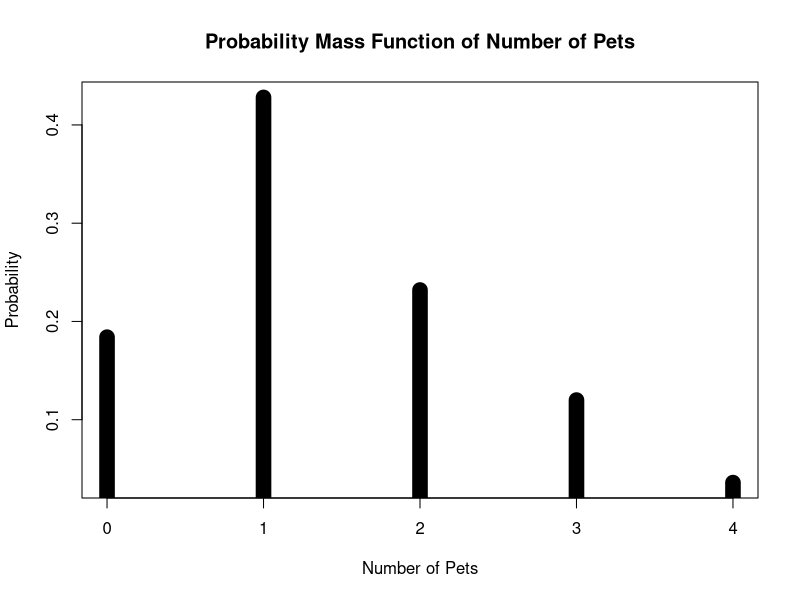
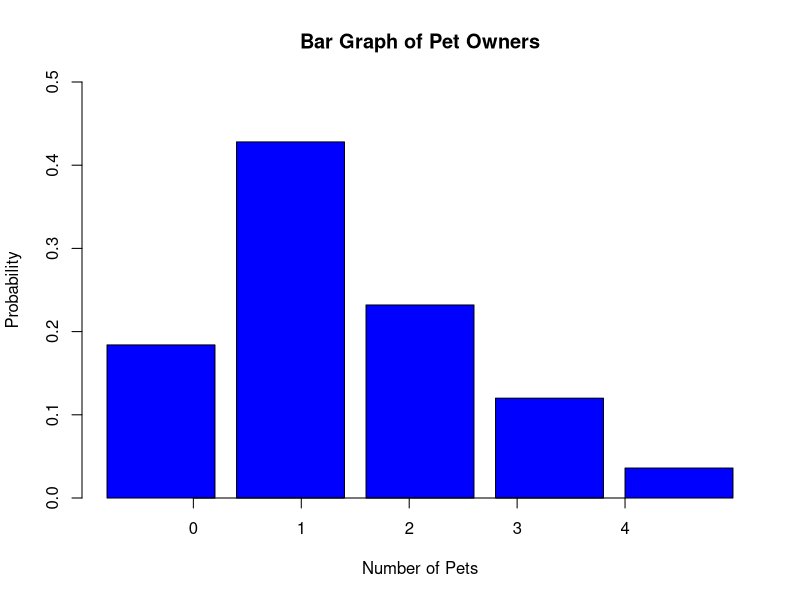
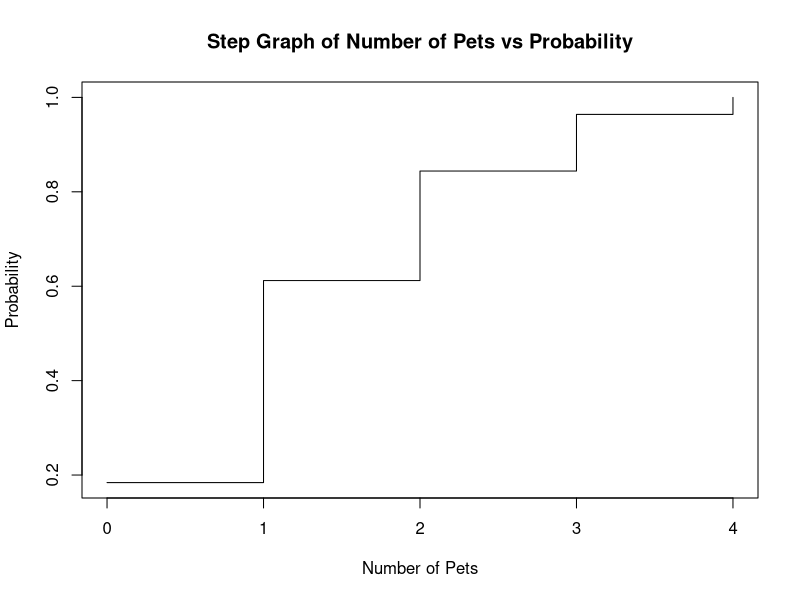
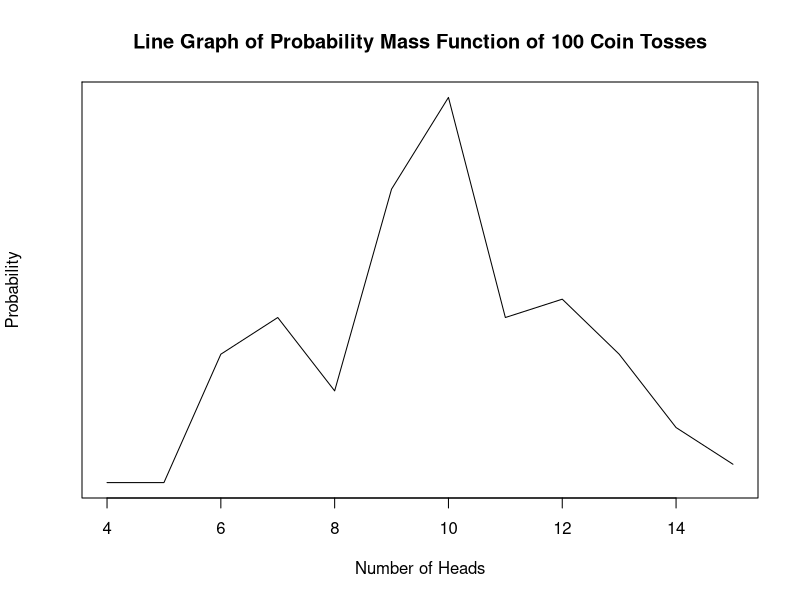
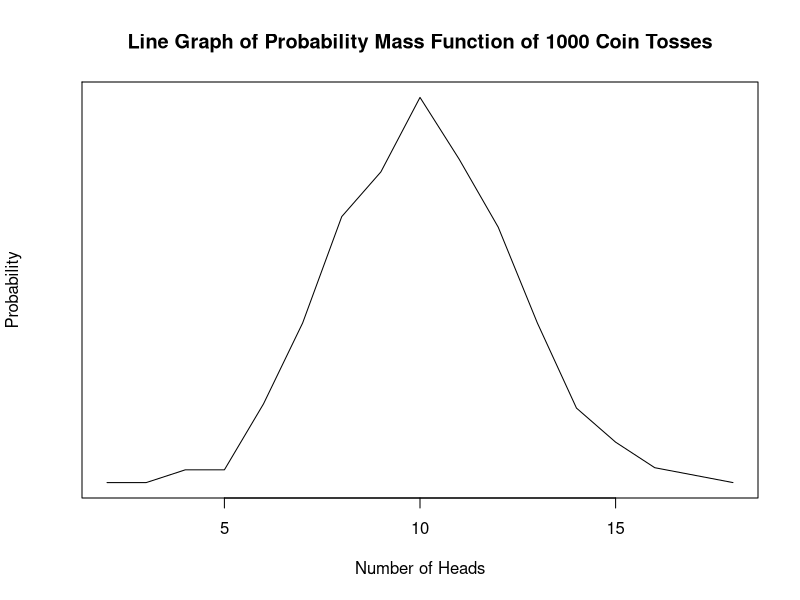
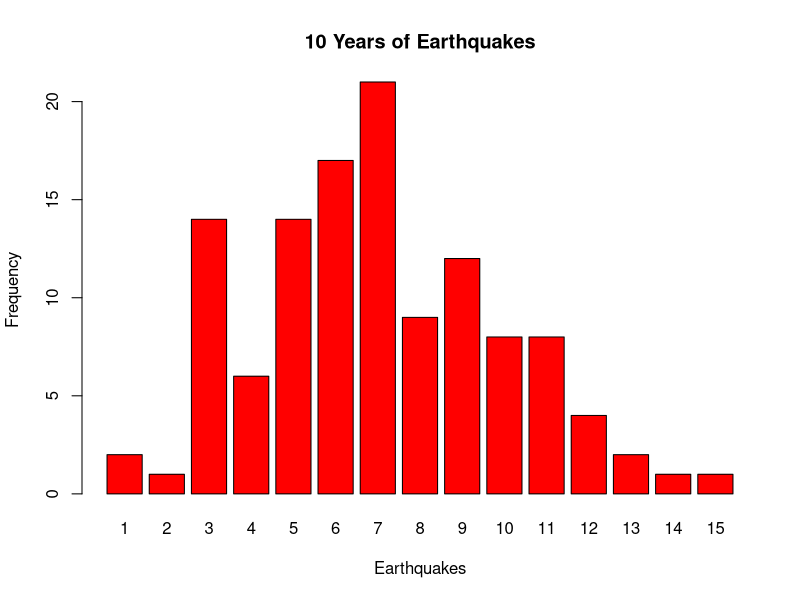
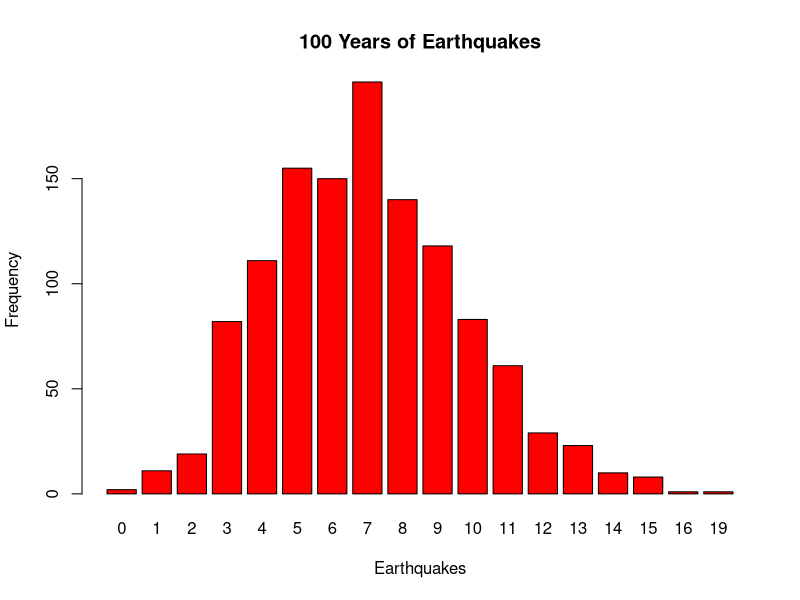
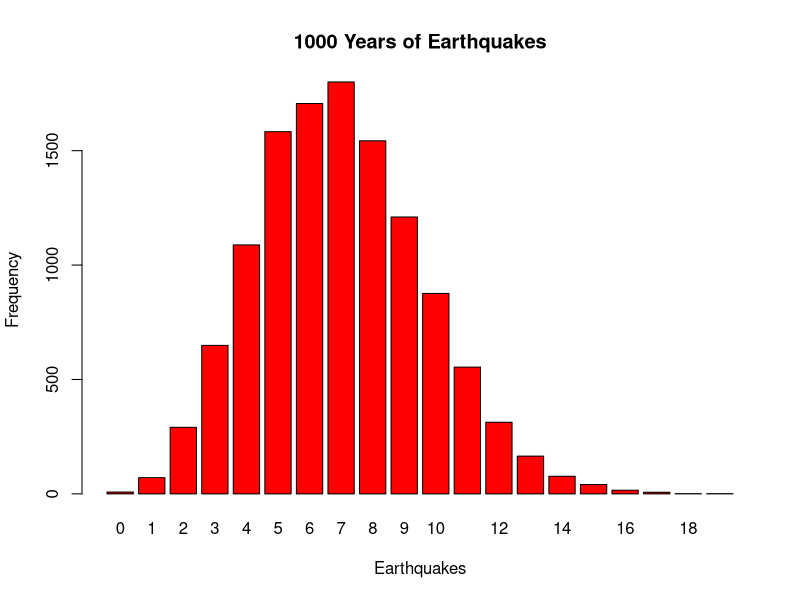

Reproduce these figures in R, in order.
## ---- chunk 1

# setting up a vector for possivle values of X
X <- c(0, 1, 2, 3, 4)

# displaying the vector for possible values of X
X

# finding the total number of pets
total_pets = 46 + 107 + 58 + 30 + 9
print(paste("Total Number of Pets: ", total_pets))

# calculating all the probabilities
no_pets_probability = 46 / total_pets
one_pet_probability = 107 / total_pets
two_pet_probability = 58 / total_pets
three_pet_proability = 30 / total_pets
four_pet_probability = 9 / total_pets

# setting up a vector for probabilities
p <- c(no_pets_probability, one_pet_probability, two_pet_probability, three_pet_proability, four_pet_probability)

# displaying the vector for probabilities
p

# binding both vectors into a single object
PMFPets = rbind(X, p)
print(PMFPets)


## ---- chunk 2

# saving the plot
png("C:/GitHub/StatisticsInR/wk_04/plots/PlotPets.png", width=800, height=600)

# the plottng of PMF in terms of numbers of pets vs probability
plot(X, p, type='h', main="Probability Mass Function of Number of Pets", xlab="Number of Pets", ylab="Probability", lwd=15)

# saving the plot
dev.off()


## ---- chunk 3

# saving the plot
png("C:/GitHub/StatisticsInR/wk_04/plots/BarPlot.png", width=800, height=600)

# the plotting of a bar plot 
barplot(p, col="blue", main="Bar Graph of Pet Owners", xlab="Number of Pets", ylab="Probability", ylim=c(0, 0.5))

# building a x-axis
axis(1, at = 1:length(X), labels = X)

# saving the plot
dev.off()


## ---- chunk 4

# saving the plot
png("C:/GitHub/StatisticsInR/wk_04/plots/StepPlot.png", width=800, height=600)

# the cumulative sum function
sum = cumsum(p)

# the plotting of a step plot
plot(X, sum, type="s", main="Step Graph of Number of Pets vs Probability", xlab="Number of Pets", ylab="Probability")

# saving the plot
dev.off()


## ---- chunk 5

# viewing the probability table
print(PMFPets)

# finding the expected value sing sum()
expected_value_sum = sum(PMFPets[1,] * PMFPets[2, ])
print(paste("Expected Value using sum(): ", expected_value_sum))

# finding the expected value
expected_value <- (PMFPets[1, 1] * PMFPets[2, 1]) + (PMFPets[1, 2] * PMFPets[2, 2]) + (PMFPets[1, 3] * PMFPets[2, 3]) + (PMFPets[1, 4] * PMFPets[2, 4]) +
(PMFPets[1, 5] * PMFPets[2, 5])
print(paste("Expected Value Manual: ", expected_value))

# finding the sum of squares
sum_of_squares <- (PMFPets[1, 1]^2 * PMFPets[2, 1]) + (PMFPets[1, 2]^2 * PMFPets[2, 2]) + (PMFPets[1, 3]^2 * PMFPets[2, 3]) + (PMFPets[1, 4]^2 * PMFPets[2, 4])
+ (PMFPets[1, 5]^2 * PMFPets[2, 5])
print(paste("Sum of Squares: ", sum_of_squares))

# calculating the standard deviation and variance
variance <- sum_of_squares - (expected_value^2)
standard_deviation <- sqrt(variance)
print(paste("Standard Deviation Manual: ", standard_deviation))


## ---- chunk 6

X <- 0:20
print(X)


## ---- chunk 7

# setting the seed for reproducibility
set.seed(20)

# calculating the binomial distribution
# parameters: simulations, size, probability
coin_flip <- rbinom(1, 20, 0.5)
print(coin_flip)


## ---- chunk 8

# the binomial probability mass function
# note: I got 13 heads in the previous cell
probability_d <- dbinom(13, 20, 0.5)
print(paste("Probability of getting exactly13 heads: ", probability_d))


## ---- chunk 9

# the binomial cumulative distribution function
probability_p <- pbinom(12, 20, 0.5)
print(paste("Probability of getting fewer than 13 heads: ", probability_p))


## ---- chunk 10

# probability of more than 13 heads
probability_thirteen <- pbinom(13, 20, 0.5)
probability_greater_than_thirteen <- 1 - probability_thirteen
print(paste("Probability of obtaining more heads: ", probability_greater_than_thirteen))


## ---- chunk 11

# setting the seed for reproducibility
set.seed(20)

# running the first simulation
simulation_one <- rbinom(100, 20, 0.5)
print(simulation_one)


## ---- chunk 12

# the frequency table 
frequency_table <- table(simulation_one)
print(frequency_table)

# the probability mass function table
pmf_table <- frequency_table / sum(frequency_table)
print(pmf_table)

# checking if all the probabilities add up to 1
sum_of_probability = sum(pmf_table[])
print(paste("Sum of Probability: ", sum_of_probability))


## ---- chunk 13

# saving the plot
png("C:/GitHub/StatisticsInR/wk_04/plots/LinePlot.png", width=800, height=600)

# the first row of the pmf table
outcomes <- as.numeric(names(pmf_table))

# making a line plot
plot(outcomes, pmf_table, type="l", 
main="Line Graph of Probability Mass Function of 100 Coin Tosses", xlab="Number of Heads", ylab="Probability")

# saving the plot
dev.off()


## ---- chunk 14

# setting the seed for reproducibility
set.seed(20)

# running the second simulation
simulation_two <- rbinom(1000, 20, 0.5)
print(simulation_one)

# the frequency table 
frequency_table_two <- table(simulation_two)
print(frequency_table_two)

# the probability mass function table
pmf_table_two <- frequency_table_two / sum(frequency_table_two)
print(pmf_table_two)

# checking if all the probabilities add up to 1
sum_of_probability_two = sum(pmf_table_two[])
print(paste("Sum of Probability: ", sum_of_probability_two))

# saving the plot
png("C:/GitHub/StatisticsInR/wk_04/plots/LinePlot1000.png", width=800, height=600)

# the first row of the pmf table
outcomes_two <- as.numeric(names(pmf_table_two))

# making a line plot
plot(outcomes_two, pmf_table_two, type="l", 
main="Line Graph of Probability Mass Function of 1000 Coin Tosses", xlab="Number of Heads", ylab="Probability")

# saving the plot
dev.off()


## ---- chunk 15

# since average is 7, mean is 7
# we are using the poisson probability mass function
# parameters: x, average
probability_of_six <- dpois(6, 7)
print(paste("Probability of 6 Earthquakes: ", probability_of_six))


## ---- chunk 16

# probability that there are 4 or fewer earthquakes
probability_four_or_fewer <- ppois(4, 7)

# cross-checking using dpois()
probability_using_dpois <- dpois(0, 7) + dpois(1, 7) + dpois(2, 7) + dpois(3, 7) + dpois(4, 7)

print(paste("4 or fewer using ppois(): ", probability_four_or_fewer))
print(paste("4 or fewer using dpois(): ", probability_using_dpois))

## ---- chunk 17

# 9 or more earthquakes, so less than or equal to 8
probability_eight_or_fewer <- ppois(8, 7)
probability_nine_or_more <- 1 - probability_eight_or_fewer
print(paste("Probability of Nine or More Earthquakes: ", probability_nine_or_more))

## ---- chunk 18

# setting the seed for reproducibility
set.seed(20)

# 12 months per year, so 120 months in 10 years
simulation_three = rpois(120, 7)


## ---- chunk 19

# the frequency table 
frequency_table_three  <- table(simulation_three)
print(frequency_table_three)

# saving the plot
png("C:/GitHub/StatisticsInR/wk_04/plots/10YearsOfEarthquakes.png", width=800, height=600)

# making a line plot
# creating a bar plot
barplot(frequency_table_three, col="red",
        main = "10 Years of Earthquakes",
        xlab = "Earthquakes", ylab = "Frequency")

# saving the plot
dev.off()


## ---- chunk 20

# setting the seed for reproducibility
set.seed(20)

# 12 months per year, so 1200 months in 100 years
simulation_four = rpois(1200, 7)

# the frequency table 
frequency_table_four  <- table(simulation_four)
print(frequency_table_four)

# saving the plot
png("C:/GitHub/StatisticsInR/wk_04/plots/100YearsOfEarthquakes.png", width=800, height=600)

# making a line plot
# creating a bar plot
barplot(frequency_table_four, col="red",
        main = "100 Years of Earthquakes",
        xlab = "Earthquakes", ylab = "Frequency")

# saving the plot
dev.off()


## ---- chunk 21

# setting the seed for reproducibility
set.seed(20)

# 12 months per year, so 12000 months in 1000 years
simulation_five = rpois(12000, 7)

# the frequency table 
frequency_table_five  <- table(simulation_five)
print(frequency_table_five)

# saving the plot
png("C:/GitHub/StatisticsInR/wk_04/plots/1000YearsOfEarthquakes.png", width=800, height=600)

# making a line plot
# creating a bar plot
barplot(frequency_table_five, col="red",
        main = "1000 Years of Earthquakes",
        xlab = "Earthquakes", ylab = "Frequency")

# saving the plot
dev.off()


